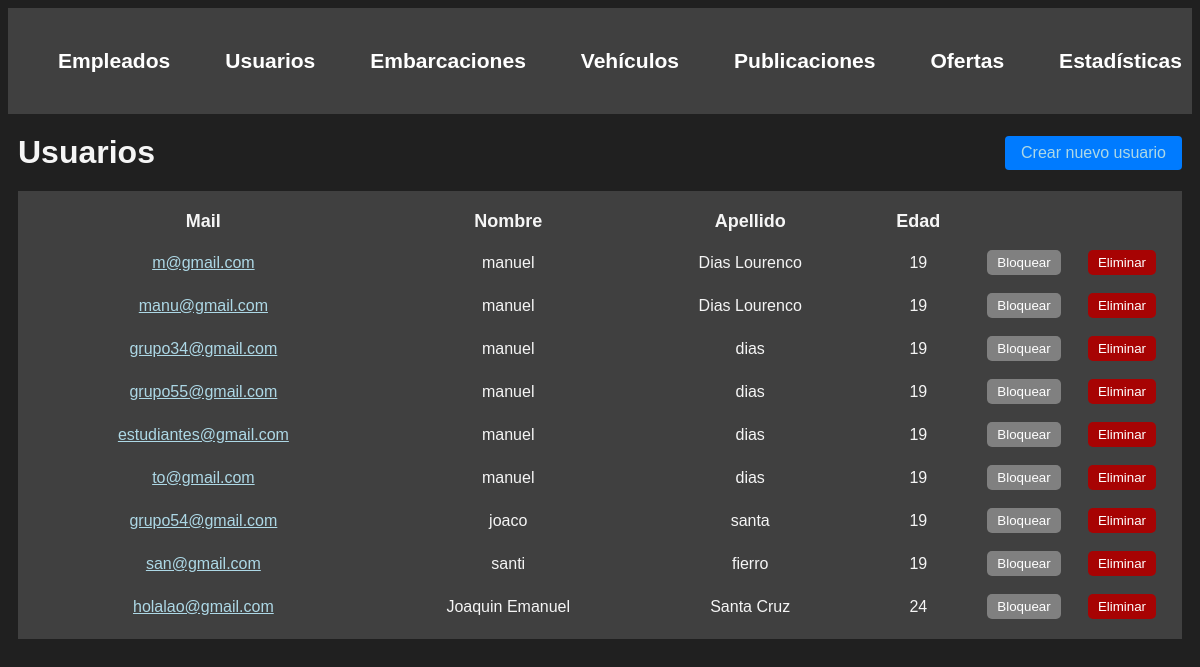
Page /administracion/usuarios/ (signed in) on the earlier database version.
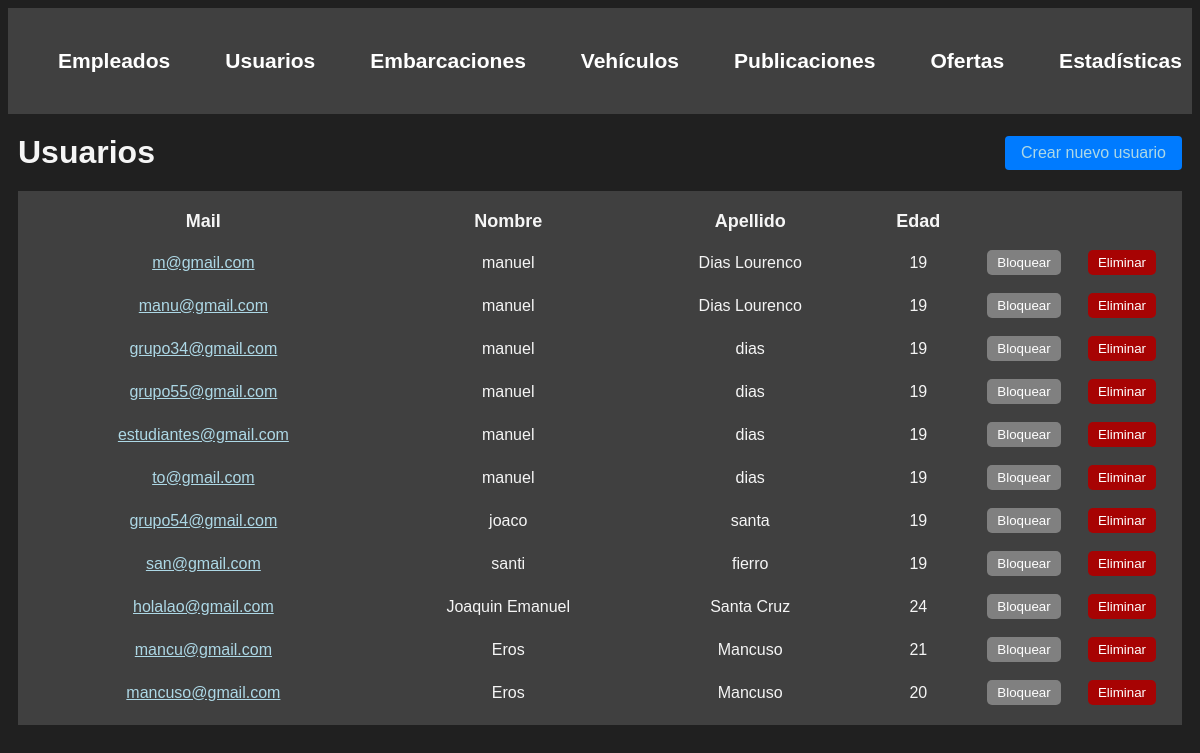
Same page on the later database version.
### usuarios/models.py (models this page shows, shortened)
class Usuario(AbstractBaseUser, PermissionsMixin):
    nombre = models.CharField(max_length=50)
    apellido = models.CharField(max_length=50)
    fecha_nacimiento = models.DateField()
    telefono = models.CharField(max_length=13)
    mail = models.EmailField(max_length=50, unique=True)
    password = models.CharField(max_length=128)
    is_staff= models.BooleanField(default=False)
    is_blocked= models.BooleanField(default=False)
    USERNAME_FIELD = 'mail'
    REQUIRED_FIELDS = ['nombre', 'apellido', 'fecha_nacimiento', 'telefono']

### administrador/views.py (the view)
# urls.py: path('', include('usuarios.urls')),
@login_required(login_url=reverse_lazy('home'))
def usuarios(request):
    usuario_actual = request.user
    if not usuario_actual.is_superuser:
        return redirect('home')
    usuarios = Usuario.objects.filter(is_staff=False)
    for usuario in usuarios:
        usuario.edad = calcular_edad(usuario.fecha_nacimiento)
    return render(request, 'usuarios.html', {
        'usuarios' : usuarios
    })

### administrador/backend.py (called while the page is built)
def calcular_edad(fecha_nacimiento):
    fecha_actual = datetime.now()
    edad = fecha_actual.year - fecha_nacimiento.year - ((fecha_actual.month, fecha_actual.day) < (fecha_nacimiento.month, fecha_nacimiento.day))
    return edad

### autenticacion/backend.py (called while the page is built)
    def get_user(self, user_id):
        UserModel = get_user_model()
        try:
            return UserModel.objects.get(pk=user_id)
        except UserModel.DoesNotExist:
            return None

### administrador/templates/usuarios.html
{% extends 'layouts/navbar.html' %}
{% block content %}
<div class="header">
    <h1>Usuarios</h1>
    <a href="{% url 'crear usuario' %}" class="btn btn-primary">Crear nuevo usuario</a>
</div>
<table>
    <thead>
        <tr>
            <th>Mail</th>
            <th>Nombre</th>
            <th>Apellido</th>
            <th>Edad</th>
            <th></th>
            <th></th>
        </tr>
    </thead>
    <tbody>
        {% for usuario in usuarios %}
            <tr>
                <td>
                    <a href="{% url 'ver perfil' usuario.id %}"> {{usuario.mail}} </a>
                </td>
                <td>{{usuario.nombre}}</td>
                <td>{{usuario.apellido}}</td>
                <td>{{usuario.edad}}</td>
                <td>
                    <button class="btn-delete">Bloquear</button>
                </td>
                <td>
                    <button class="btn-block">Eliminar</button>
                </td>
            </tr>
        {% endfor %}
    </tbody>
</table>
{% endblock %}

### administrador/templates/layouts/navbar.html (shortened to what this page needs)
{% load static %}
<!DOCTYPE html>
<html lang="en">
<head>
    <link rel="stylesheet" href="{% static 'styles/main.css' %}">
</head>
<body>
    <nav class="navbar container">
        <ul>
            <li>
                <a href="{% url 'empleados' %}">
                    <h3>Empleados</h3>
                </a>
            </li>
            <li>
                <a href="{% url 'usuarios' %}">
                    <h3>Usuarios</h3>
                </a>
            </li>
            <li>
                <a>
                    <h3>Embarcaciones</h3>
                </a>
            </li>
            <li>
                <a>
                    <h3>Vehículos</h3>
                </a>
            </li>
            <li>
                <a>
                    <h3>Publicaciones</h3>
                </a>
            </li>
            <li>
                <a>
                    <h3>Ofertas</h3>
                </a>
            </li>
            <li>
                <a>
                    <h3>Estadísticas</h3>
                </a>
            </li>
        </ul>
    </nav>
    <main class="container">
        {% block content %}
        {% endblock %}
    </main>
</body>
</html>

### administrador/static/styles/main.css (style rules this page uses)
body { background: #202020; color: whitesmoke; font-family: arial; }
.navbar { background: #404040; padding: 5px 0; }
.navbar ul { display: flex; justify-content: space-between; margin-top: 0px; margin-bottom: 0px; }
.navbar ul li { list-style: none; }
.navbar ul li a { color: white; font-size: 18px; text-decoration: none; }
.container { max-width: 1200px; margin: auto; padding: 20px 10px; }
.header { display: flex; justify-content: space-between; align-items: center; margin-bottom: 20px; }
.header h1 { margin: 0; }
.btn-primary { background-color: #007bff; border-color: #007bff; color: #fff; padding: 8px 16px; border-radius: 4px; text-decoration: none; }
table { width: 100%; background: #404040; color: whitesmoke; padding: 10px; margin-bottom: 2px; }
table thead th { font-size: 18px; }
table tbody td { font-size: 16px; }
table th, table td { padding: 8px; text-align: center; }
a:link, a:visited { color: lightblue; font-size: 16px; }
.btn-block { background-color: rgb(167, 3, 3); color: white; border: none; border-radius: 5px; padding: 5px 10px; }
.btn-delete { background-color: gray; color: white; border: none; border-radius: 5px; padding: 5px 10px; }
td:nth-child(5), td:nth-child(6) { width: 80px; }

Differences in the rows shown:
added Usuario: mail "mancu@gmail.com", nombre "Eros", apellido "Mancuso", edad "21"
added Usuario: mail "mancuso@gmail.com", nombre "Eros", apellido "Mancuso", edad "20"
